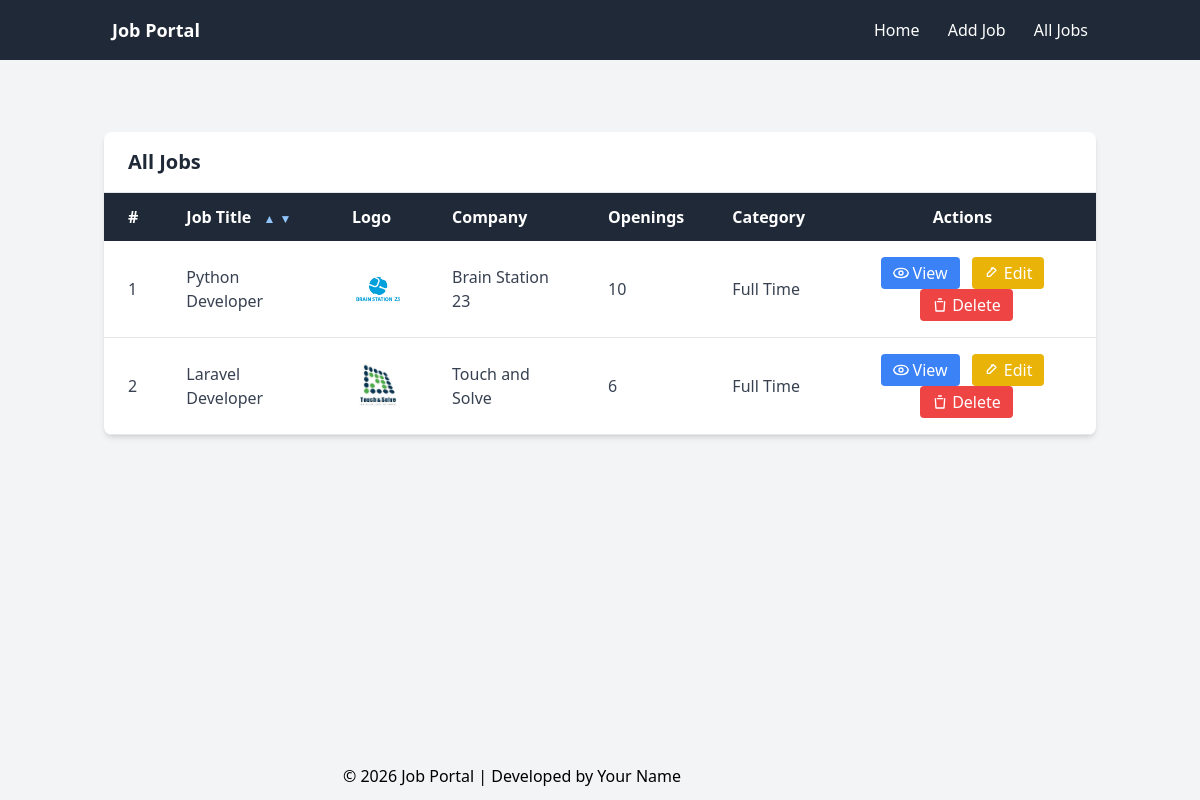
Screenshot of /all_jobs/ with the database file from the repository.
### Job/models.py (models this page shows, shortened)
class Job(models.Model):
    job_title = models.CharField(max_length=100)
    company_name = models.CharField(null=True)
    company_logo = models.ImageField(upload_to='company_logo/', null=True, blank=True)
    vacancy = models.IntegerField()
    category = models.CharField(max_length=50)
    description = models.TextField(max_length=500)
    skills = models.CharField(max_length=100)
    created_at = models.DateTimeField(auto_now_add=True, null=True)

### Job/views.py (the view)
# urls.py: path('all_jobs/', views.all_jobs, name="all_jobs"),
def all_jobs(request):
    sort = request.GET.get('sort')
    if sort == 'asc':
        all_jobs = Job.objects.filter().order_by('job_title')
    elif sort == "desc":
        all_jobs = Job.objects.filter().order_by('-job_title')
    else:
        all_jobs = Job.objects.all()
    context = {
        'jobs': all_jobs
    }
    return render(request, 'Jobs/all_jobs.html', context)

### templates/Jobs/all_jobs.html (shortened to what this page needs)
{% extends 'base.html' %}
{% block content %}
<div class="max-w-6xl mx-auto mt-10 bg-white shadow-md rounded-lg overflow-hidden">
    <div class="px-6 py-4 border-b">
        <h2 class="text-xl font-bold text-gray-800">
            All Jobs
        </h2>
    </div>
    <div class="overflow-x-auto">
        <table class="min-w-full table-auto">
            <thead class="bg-gray-800 text-white">
                <tr>
                    <th class="px-6 py-3 text-left">#</th>
                    <th class="px-6 py-3 text-left">
                        Job Title
                        <a href="?sort=asc" class="ml-2 text-xs text-blue-300 hover:text-white">▲</a>
                        <a href="?sort=desc" class="text-xs text-blue-300 hover:text-white">▼</a>
                    </th>
                    <th class="px-6 py-3 text-left w-[100px]">Logo</th>
                    <th class="px-6 py-3 text-left">Company</th>
                    <th class="px-6 py-3 text-left">Openings</th>
                    <th class="px-6 py-3 text-left">Category</th>
                    <th class="px-6 py-3 text-center">Actions</th>
                </tr>
            </thead>
            <tbody class="text-gray-700">
                {% for job in jobs %}
                <tr class="border-b hover:bg-gray-50">
                    <td class="px-6 py-4">{{ job.id }}</td>
                    <td class="px-6 py-4">{{ job.job_title }}</td>
                    <td class="px-6 py-4">
                        <img src="{{ job.company_logo.url }}" alt="Company Logo">
                    </td>
                    <td class="px-6 py-4">
                        {% if job.company_name %}
                        {{ job.company_name }}
                        {% else %}
                        Not Found
                        {% endif %}
                    </td>
                    <td class="px-6 py-4">{{ job.vacancy }}</td>
                    <td class="px-6 py-4">{{ job.category }}</td>
                    <td class="px-6 py-4 text-center space-x-2">
                        <a class="bg-blue-500 hover:bg-blue-600 text-white px-3 py-1 rounded inline-flex items-center"
                            href="{% url 'single_job_view' job.id %}">
                            View
                        </a>
                        <a
                            class="bg-yellow-500 hover:bg-yellow-600 text-white px-3 py-1 rounded inline-flex items-center"
                            href="{% url 'edit_job' job.id %}">
                            <svg xmlns="http://www.w3.org/2000/svg" class="h-4 w-4 mr-1" fill="none" viewBox="0 0 24 24"
                                stroke="currentColor">
                                <path stroke-linecap="round" stroke-linejoin="round" stroke-width="2" d="M11 5h2m-1-1v2m-7 7l9-9
                                      4 4-9 9H5v-4z" />
                            </svg>
                            Edit
                        </a>
                        <a
                            class="bg-red-500 hover:bg-red-600 text-white px-3 py-1 rounded inline-flex items-center"
                            href="{% url 'delete_job' job.id %}">
                            <svg xmlns="http://www.w3.org/2000/svg" class="h-4 w-4 mr-1" fill="none" viewBox="0 0 24 24"
                                stroke="currentColor">
                                <path stroke-linecap="round" stroke-linejoin="round" stroke-width="2"
                                    d="M19 7l-1 14H6L5 7m5-4h4m-6 4h8" />
                            </svg>
                            Delete
                        </a>
                    </td>
                </tr>
                {% endfor %}
            </tbody>
        </table>
    </div>
</div>
{% endblock %}

### rows the page displays
Job: id "1", job_title "Python Developer", company_logo (picture), company_name "Brain Station 23", vacancy "10", category "Full Time"
Job: id "2", job_title "Laravel Developer", company_logo (picture), company_name "Touch and Solve", vacancy "6", category "Full Time"
